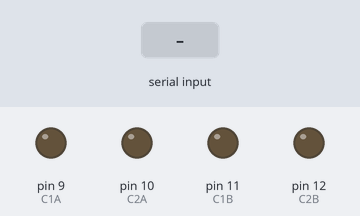
Bench run of a sketch on a simulated Arduino Uno, built with avr-gcc and run on an emulated ATmega328P. Shown: output pins drawn as LEDs (lit = HIGH). The inputs (shaded band) are chosen by the test bench. What the sketch prints to the serial monitor is not drawn.

Above: at 1.2 s.
1.3 s: "F" received over Serial
At 1.9 s:
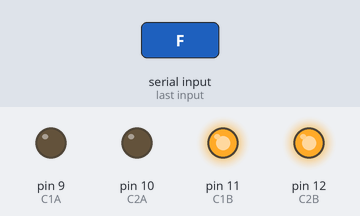
2.8 s: "B" received over Serial
At 3.1 s:
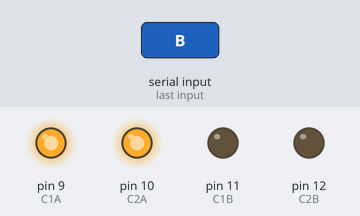
4.3 s: "L" received over Serial
At 5.4 s:
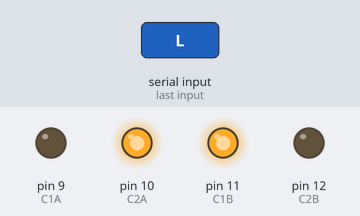
5.8 s: "R" received over Serial
At 6.6 s:
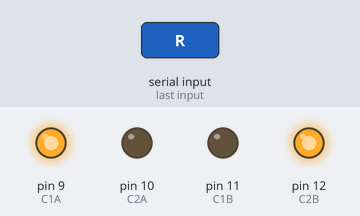
Timing chart, 0 to 8.3 s (numbered marks = the images above; inputs shaded):
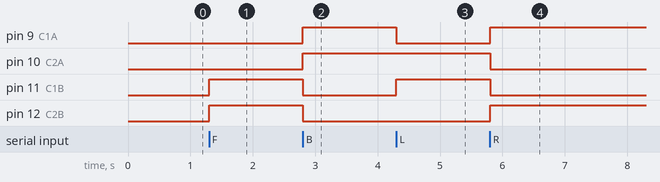

The sketch:

bluetoothcar.ino
```cpp
char data=0;
int C1A=9;
int C1B=11;
int C2A=10;
int C2B=12;
void setup() {
  Serial.begin(9600);
  pinMode(C1A,OUTPUT);
  pinMode(C2A,OUTPUT);
  pinMode(C1B,OUTPUT);
  pinMode(C2B,OUTPUT);
}

void loop() {
  if(Serial.available()>0)
  {

      data=Serial.read();
      Serial.print(data);
      if(data=='F')
      {
        Serial.print("foewd");
           digitalWrite(C1A,LOW); //front
           digitalWrite(C1B,HIGH);
           digitalWrite(C2A,LOW);
           digitalWrite(C2B,HIGH);
      }

      else if(data=='B')
      {
         digitalWrite(C1A,HIGH); //back
         digitalWrite(C1B,LOW);
         digitalWrite(C2A,HIGH);
         digitalWrite(C2B,LOW);
      }
      else if(data=='L')
      {
         digitalWrite(C1A,LOW); //left
         digitalWrite(C1B,HIGH);
         digitalWrite(C2A,HIGH);
         digitalWrite(C2B,LOW);
      }

      else if(data=='R')
      {
          digitalWrite(C1A,HIGH); //right
         digitalWrite(C1B,LOW);
         digitalWrite(C2A,LOW);
         digitalWrite(C2B,HIGH);
      }
      else if(data=='S')
      {
         digitalWrite(C1A,LOW); //stop
         digitalWrite(C1B,LOW);
         digitalWrite(C2A,LOW);
         digitalWrite(C2B,LOW);
      }
  }
  }
```

Measured:
- after the input at 1.3 s, pin 11 (C1B), pin 12 (C2B): LOW → HIGH at once
- after the input at 2.8 s, pin 9 (C1A), pin 10 (C2A): LOW → HIGH at once; pin 11 (C1B), pin 12 (C2B): HIGH → LOW at once
- after the input at 4.3 s, pin 9 (C1A): HIGH → LOW at once; pin 11 (C1B): LOW → HIGH at once
- after the input at 5.8 s, pin 9 (C1A), pin 12 (C2B): LOW → HIGH at once; pin 10 (C2A), pin 11 (C1B): HIGH → LOW at once
